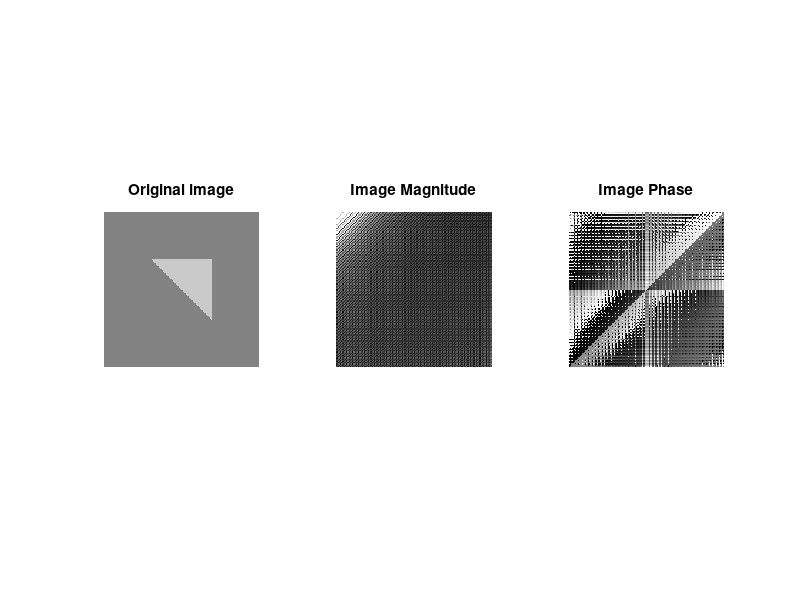
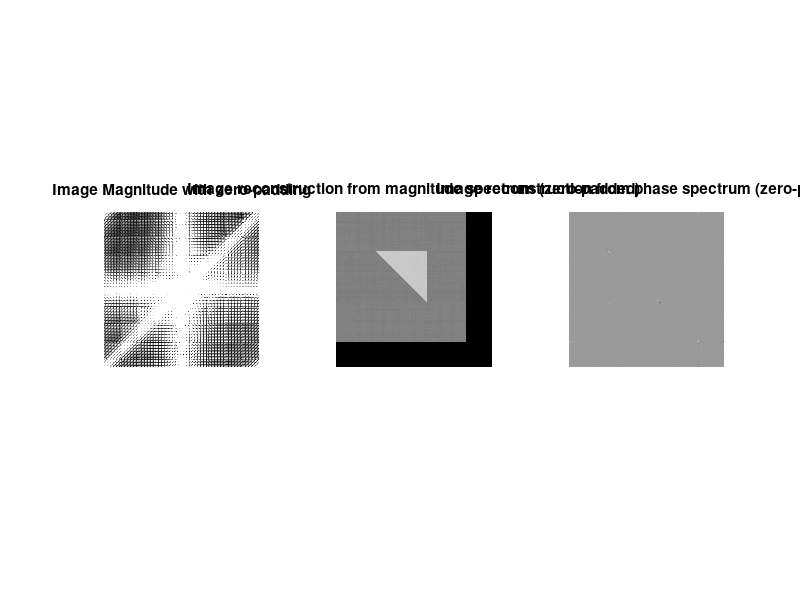
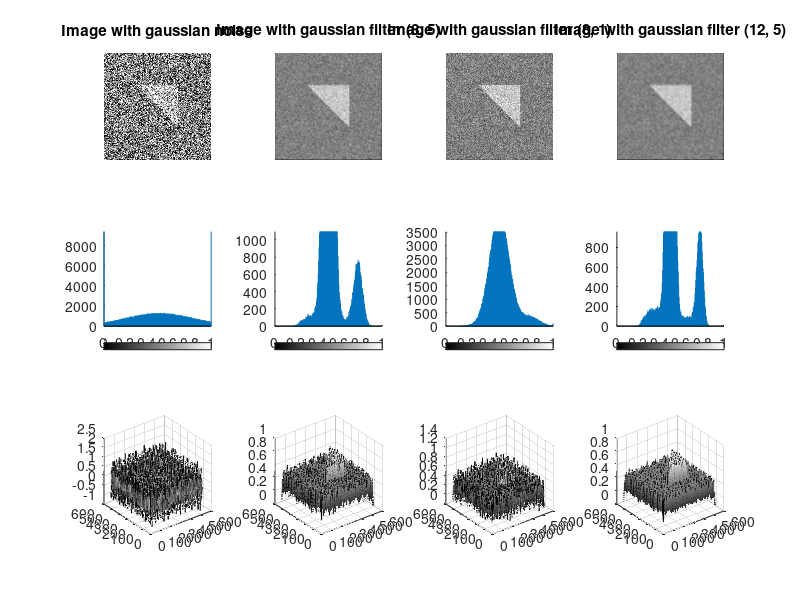

Write MATLAB code to recreate these figures, in order.
% Esercizio 1

% Creiamo un immagine 512x512, a 256 livelli di grigio, con sfondo colore 128
image = 128 * ones(512, 512);

% Disegniamo un triangolo isoscele al centro
% Creiamo una variabile pad che ci farà da offset
pad = 156; % (512/2)-(200/2)

for i = 1:200
    image(pad:pad+i,pad+i)=200;
end 

% Convertiamo l'immagine
image = mat2gray(image, [0 256]);

% Mostriamo l'immagine
subplot(1, 3, 1);
imshow(image);
title('Original image');

% Calcoliamo la trasformata di Fourier dell'immagine
imageFFT = fftshift(fft2(image));

% Calcoliamo la magnitude e la phase dell'immagine
imageMagnitude = abs(imageFFT);
imagePhase = angle(imageFFT);

% Mostriamo la porzione [1:128,1:128] della magnitude
subplot(1, 3, 2);
imshow(imageMagnitude(1:128, 1:128));
title('Image Magnitude');

% Mostriamo la fase
subplot(1, 3, 3);
imshow(imagePhase, []);
title('Image Phase');

% Ora facciamo lo zero padding fino a raggiungere le dimensioni 612x612
imageFFT = fftshift(fft2(image, 612, 612));

% Calcoliamo la magnitude e la phase dell'immagine
imageMagnitude = abs(imageFFT);
imagePhase = angle(imageFFT);

% Mostriamo la porzione della magnitude
figure;
subplot(1, 3, 1);
imshow(imageMagnitude);
title('Image Magnitude with zero-padding');

% Ricostriuamo l'immagine di partenza a partire dalla magnitude
subplot(1, 3, 2);
imshow(abs(ifft2(ifftshift(imageFFT))));
title('Image reconstruction from magnitude spectrum (zero-padded)');

% Ricostruiamo l'immagine di partenza a partire dalla fase
imagePhase = cos(imagePhase) + 1i * sin(imagePhase);
subplot(1, 3, 3);
imshow(ifft2(ifftshift(imagePhase)), []);
title('Image reconstruction from phase spectrum (zero-padded)');

% Esercizio 2

% Aggiungiamo rumore gaussiano all'immagine
image = imnoise(image, 'gaussian', 0, 0.1);

% Mostriamolo
figure;
subplot(3, 4, 1);
imshow(image);
title('Image with gaussian noise');

% Ora filtriamo l'immagine con un filtro gaussiano 8-5
subplot(3, 4, 2);
filter = fspecial('gaussian', 8, 5);
image1 = imfilter(image, filter);
imshow(image1);
title('Image with gaussian filter (8, 5)');

% Ora filtriamo l'immagine con un filtro gaussiano 8-1
subplot(3, 4, 3);
filter = fspecial('gaussian', 8, 1);
image2 = imfilter(image, filter);
imshow(image2);
title('Image with gaussian filter (8, 1)');

% Ora filtriamo l'immagine con un filtro gaussiano 12-5
subplot(3, 4, 4);
filter = fspecial('gaussian', 12, 5);
image3 = imfilter(image, filter);
imshow(image3);
title('Image with gaussian filter (12, 5)');

% Visualizziamo gli errori del filtraggio, quello minore è il migliore (il secondo)
mean(sum(abs(image-image1)))
mean(sum(abs(image-image2)))
mean(sum(abs(image-image3)))

% Visualizziamo per ogni filtro l'istogramma e il grafico 3d
subplot(3,4,5);
imhist(image);

subplot(3,4,6);
imhist(image1);

subplot(3,4,7);
imhist(image2);

subplot(3,4,8);
imhist(image3);

subplot(3,4,9);
surf(image);

subplot(3,4,10);
surf(image1);

subplot(3,4,11);
surf(image2);

subplot(3,4,12);
surf(image3);